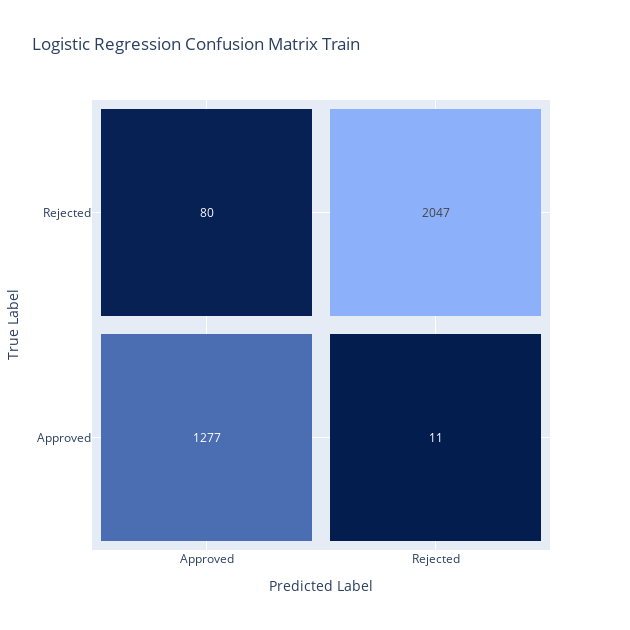
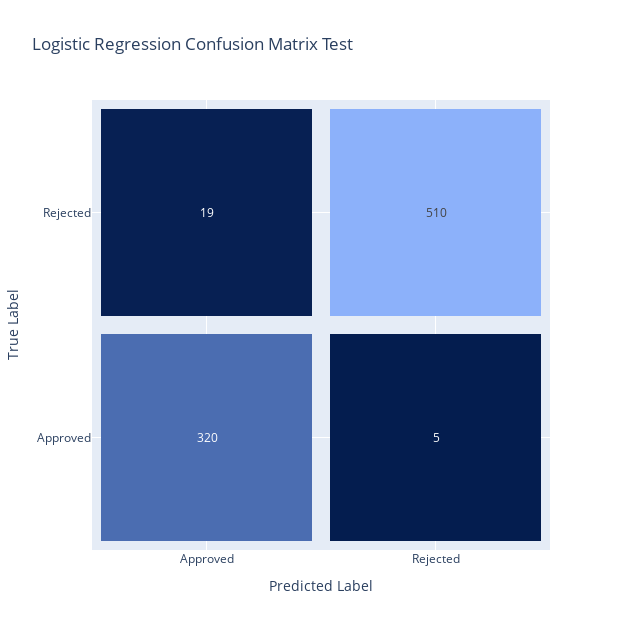

Source (notebook cell) for these figures, in order:
### Code cell
from sklearn.linear_model import LogisticRegression

# Create a LogisticRegression instance
log_reg = LogisticRegression(random_state=42)

# Train the logistic regression model
log_reg.fit(x_train, y_train)

# Predict on the train set
y_pred_train = log_reg.predict(x_train)

# Predict on the test set
y_pred_test = log_reg.predict(x_test)

# Compute confusion matrix train
cm_rf_train = confusion_matrix(y_train, y_pred_train.round())

# Create heatmap trace
trace2 = go.Heatmap(z=cm_rf_train,
                   x=['Approved', 'Rejected'],
                   y=['Approved', 'Rejected'],
                   showscale=False,
                   colorscale=[
                       [0.0, "#041d4f"],  # Light blue
                       [0.5, "#365799"],  # Medium blue
                       [1.0, "#8cb1fa"],  # Dark purple
                   ],
                   xgap=18,
                   ygap=18,
                   text=cm_rf_train,
                   texttemplate="%{text}")

# Create layout
layout = go.Layout(title='Logistic Regression Confusion Matrix Train',
                   xaxis=dict(title='Predicted Label', range=[-0.5, 1.5]),
                   yaxis=dict(title='True Label', range=[-0.5, 1.5]))

# Create figure
fig = go.Figure(data=[trace2], layout=layout)

# Dynamically adjust figure size based on matrix size
fig.update_layout(width=630, height=630)  # Adjust the width and height as needed


# Display the figure
fig.show()

# Compute confusion matrix
cm_rf_test = confusion_matrix(y_test, y_pred_test.round())

# Create heatmap trace
trace2 = go.Heatmap(z=cm_rf_test,
                   x=['Approved', 'Rejected'],
                   y=['Approved', 'Rejected'],
                   showscale=False,
                   colorscale=[
                       [0.0, "#041d4f"],  # Light blue
                       [0.5, "#365799"],  # Medium blue
                       [1.0, "#8cb1fa"],  # Dark purple
                   ],
                   xgap=18,
                   ygap=18,
                   text=cm_rf_test,
                   texttemplate="%{text}")

# Create layout
layout = go.Layout(title='Logistic Regression Confusion Matrix Test',
                   xaxis=dict(title='Predicted Label', range=[-0.5, 1.5]),
                   yaxis=dict(title='True Label', range=[-0.5, 1.5]))

# Create figure
fig = go.Figure(data=[trace2], layout=layout)

# Dynamically adjust figure size based on matrix size
fig.update_layout(width=630, height=630)  # Adjust the width and height as needed


# Display the figure
fig.show()

### Figure 1 — Plotly figure (JSON) as saved in the notebook; plotly's stock layout.template omitted (floating-point values rounded to 4 significant figures)
{"data": [{"colorscale": [[0, "#041d4f"], [0.5, "#365799"], [1, "#8cb1fa"]], "showscale": false, "text": [[1277, 11], [80, 2047]], "texttemplate": "%{text}", "type": "heatmap", "x": ["Approved", "Rejected"], "xgap": 18, "y": ["Approved", "Rejected"], "ygap": 18, "z": [[1277, 11], [80, 2047]]}], "layout": {"height": 630, "title": {"text": "Logistic Regression Confusion Matrix Train"}, "width": 630, "xaxis": {"range": [-0.5, 1.5], "title": {"text": "Predicted Label"}}, "yaxis": {"range": [-0.5, 1.5], "title": {"text": "True Label"}}}}

### Figure 2 — Plotly figure (JSON) as saved in the notebook; plotly's stock layout.template omitted (floating-point values rounded to 4 significant figures)
{"data": [{"colorscale": [[0, "#041d4f"], [0.5, "#365799"], [1, "#8cb1fa"]], "showscale": false, "text": [[320, 5], [19, 510]], "texttemplate": "%{text}", "type": "heatmap", "x": ["Approved", "Rejected"], "xgap": 18, "y": ["Approved", "Rejected"], "ygap": 18, "z": [[320, 5], [19, 510]]}], "layout": {"height": 630, "title": {"text": "Logistic Regression Confusion Matrix Test"}, "width": 630, "xaxis": {"range": [-0.5, 1.5], "title": {"text": "Predicted Label"}}, "yaxis": {"range": [-0.5, 1.5], "title": {"text": "True Label"}}}}
